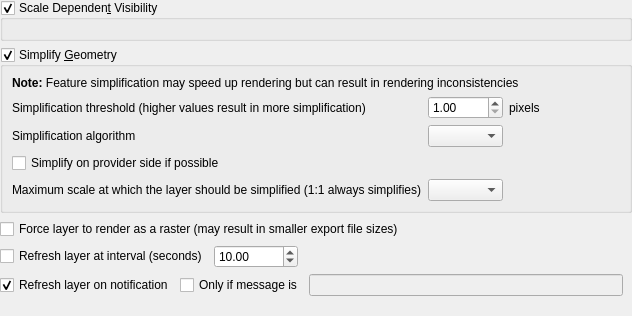
             <widget class="QWidget" name="scrollAreaWidgetContents_19">
              <property name="geometry">
               <rect>
                <x>0</x>
                <y>0</y>
                <width>632</width>
                <height>316</height>
               </rect>
              </property>
              <layout class="QVBoxLayout" name="verticalLayout_32">
               <property name="leftMargin">
                <number>0</number>
               </property>
               <property name="topMargin">
                <number>0</number>
               </property>
               <property name="rightMargin">
                <number>0</number>
               </property>
               <property name="bottomMargin">
                <number>0</number>
               </property>
               <item>
                <widget class="QgsCollapsibleGroupBox" name="mScaleVisibilityGroupBox">
                 <property name="title">
                  <string>Scale Dependen&amp;t Visibility</string>
                 </property>
                 <property name="checkable">
                  <bool>true</bool>
                 </property>
                 <layout class="QGridLayout" name="gridLayout_6">
                  <item row="0" column="0">
                   <widget class="QgsScaleRangeWidget" name="mScaleRangeWidget" native="true">
                    <property name="focusPolicy">
                     <enum>Qt::StrongFocus</enum>
                    </property>
                   </widget>
                  </item>
                 </layout>
                </widget>
               </item>
               <item>
                <widget class="QGroupBox" name="mSimplifyDrawingGroupBox">
                 <property name="title">
                  <string>Simplify &amp;Geometry</string>
                 </property>
                 <property name="checkable">
                  <bool>true</bool>
                 </property>
                 <layout class="QGridLayout" name="_12">
                  <item row="0" column="1" colspan="4">
                   <widget class="QLabel" name="label_59">
                    <property name="text">
                     <string>&lt;b&gt;Note:&lt;/b&gt; Feature simplification may speed up rendering but can result in rendering inconsistencies</string>
                    </property>
                   </widget>
                  </item>
                  <item row="1" column="1">
                   <widget class="QLabel" name="label_56">
                    <property name="text">
                     <string>Simplification threshold (higher values result in more simplification)</string>
                    </property>
                    <property name="margin">
                     <number>2</number>
                    </property>
                   </widget>
                  </item>
                  <item row="1" column="2">
                   <widget class="QDoubleSpinBox" name="mSimplifyDrawingSpinBox">
                    <property name="toolTip">
                     <string>Higher values result in more simplification</string>
                    </property>
                    <property name="decimals">
                     <number>2</number>
                    </property>
                    <property name="minimum">
                     <double>1.000000000000000</double>
                    </property>
                    <property name="maximum">
                     <double>30.000000000000000</double>
                    </property>
                    <property name="singleStep">
                     <double>0.200000000000000</double>
                    </property>
                    <property name="value">
                     <double>1.000000000000000</double>
                    </property>
                   </widget>
                  </item>
                  <item row="1" column="3">
                   <widget class="QLabel" name="mSimplifyDrawingPx">
                    <property name="text">
                     <string>pixels</string>
                    </property>
                    <property name="margin">
                     <number>2</number>
                    </property>
                   </widget>
                  </item>
                  <item row="1" column="4">
                   <spacer name="horizontalSpacer_40">
                    <property name="orientation">
                     <enum>Qt::Horizontal</enum>
                    </property>
                    <property name="sizeHint" stdset="0">
                     <size>
                      <width>20</width>
                      <height>20</height>
                     </size>
                    </property>
                   </spacer>
                  </item>
                  <item row="2" column="1">
                   <widget class="QLabel" name="mSimplifyAlgorithmLabel">
                    <property name="toolTip">
                     <string>This algorithm only is applied to simplify on local side</string>
                    </property>
                    <property name="text">
                     <string>Simplification algorithm</string>
                    </property>
                    <property name="margin">
                     <number>2</number>
                    </property>
                   </widget>
                  </item>
                  <item row="2" column="2">
                   <widget class="QComboBox" name="mSimplifyAlgorithmComboBox"/>
                  </item>
                  <item row="3" column="1" colspan="4">
                   <widget class="QCheckBox" name="mSimplifyDrawingAtProvider">
                    <property name="text">
                     <string>Simplify on provider side if possible</string>
                    </property>
                   </widget>
                  </item>
                  <item row="4" column="1">
                   <widget class="QLabel" name="mSimplifyMaxScaleLabel">
                    <property name="text">
                     <string>Maximum scale at which the layer should be simplified (1:1 always simplifies)</string>
                    </property>
                    <property name="margin">
                     <number>2</number>
                    </property>
                   </widget>
                  </item>
                  <item row="4" column="2">
                   <widget class="QgsScaleComboBox" name="mSimplifyMaximumScaleComboBox">
                    <property name="sizePolicy">
                     <sizepolicy hsizetype="Expanding" vsizetype="Fixed">
                      <horstretch>0</horstretch>
                      <verstretch>0</verstretch>
                     </sizepolicy>
                    </property>
                   </widget>
                  </item>
                 </layout>
                </widget>
               </item>
               <item>
                <widget class="QCheckBox" name="mForceRasterCheckBox">
                 <property name="text">
                  <string>Force layer to render as a raster (may result in smaller export file sizes)</string>
                 </property>
                </widget>
               </item>
               <item>
                <layout class="QHBoxLayout" name="horizontalLayout_3">
                 <item>
                  <widget class="QCheckBox" name="mRefreshLayerCheckBox">
                   <property name="text">
                    <string>Refresh layer at interval (seconds)</string>
                   </property>
                  </widget>
                 </item>
                 <item>
                  <widget class="QDoubleSpinBox" name="mRefreshLayerIntervalSpinBox">
                   <property name="toolTip">
                    <string>Lower values result in more data refreshing. Canvas updates are deferred in order to avoid refreshing multiple times if more than one layer has an auto update interval set.</string>
                   </property>
                   <property name="decimals">
                    <number>2</number>
                   </property>
                   <property name="minimum">
                    <double>0.000000000000000</double>
                   </property>
                   <property name="maximum">
                    <double>100000000000000000000.000000000000000</double>
                   </property>
                   <property name="singleStep">
                    <double>5.000000000000000</double>
                   </property>
                   <property name="value">
                    <double>10.000000000000000</double>
                   </property>
                  </widget>
                 </item>
                 <item>
                  <spacer name="horizontalSpacer_4">
                   <property name="orientation">
                    <enum>Qt::Horizontal</enum>
                   </property>
                   <property name="sizeHint" stdset="0">
                    <size>
                     <width>40</width>
                     <height>20</height>
                    </size>
                   </property>
                  </spacer>
                 </item>
                </layout>
               </item>
               <item>
                <layout class="QHBoxLayout" name="horizontalLayout_14">
                 <item>
                  <widget class="QCheckBox" name="mRefreshLayerNotificationCheckBox">
                   <property name="toolTip">
                    <string>&lt;html&gt;&lt;head/&gt;&lt;body&gt;&lt;p&gt;Some data providers can notify QGIS (e.g. PostgreSQL) with a message. If this is the case for this layer's data provider, notification will refresh the layer. &lt;/p&gt;&lt;/body&gt;&lt;/html&gt;</string>
                   </property>
                   <property name="text">
                    <string>Refresh layer on notification</string>
                   </property>
                   <property name="checked">
                    <bool>true</bool>
                   </property>
                  </widget>
                 </item>
                 <item>
                  <widget class="QFrame" name="mNotificationFrame">
                   <property name="enabled">
                    <bool>true</bool>
                   </property>
                   <property name="frameShape">
                    <enum>QFrame::NoFrame</enum>
                   </property>
                   <property name="frameShadow">
                    <enum>QFrame::Plain</enum>
                   </property>
                   <layout class="QHBoxLayout" name="horizontalLayout_1">
                    <property name="leftMargin">
                     <number>0</number>
                    </property>
                    <property name="topMargin">
                     <number>0</number>
                    </property>
                    <property name="bottomMargin">
                     <number>0</number>
                    </property>
                    <item>
                     <widget class="QCheckBox" name="mNotificationMessageCheckBox">
                      <property name="enabled">
                       <bool>true</bool>
                      </property>
                      <property name="toolTip">
                       <string>&lt;html&gt;&lt;head/&gt;&lt;body&gt;&lt;p&gt;Check if only a specific message must refresh the layer (i.e. not all data source notifications)&lt;/p&gt;&lt;/body&gt;&lt;/html&gt;</string>
                      </property>
                      <property name="text">
                       <string>Only if message is</string>
                      </property>
                     </widget>
                    </item>
                    <item>
                     <widget class="QLineEdit" name="mNotifyMessagValueLineEdit">
                      <property name="enabled">
                       <bool>false</bool>
                      </property>
                      <property name="toolTip">
                       <string>&lt;html&gt;&lt;head/&gt;&lt;body&gt;&lt;p&gt;Notification message that will refresh the layer.&lt;/p&gt;&lt;/body&gt;&lt;/html&gt;</string>
                      </property>
                     </widget>
                    </item>
                   </layout>
                  </widget>
                 </item>
                </layout>
               </item>
               <item>
                <spacer name="verticalSpacer_2">
                 <property name="orientation">
                  <enum>Qt::Vertical</enum>
                 </property>
                 <property name="sizeHint" stdset="0">
                  <size>
                   <width>20</width>
                   <height>40</height>
                  </size>
                 </property>
                </spacer>
               </item>
              </layout>
             </widget>
